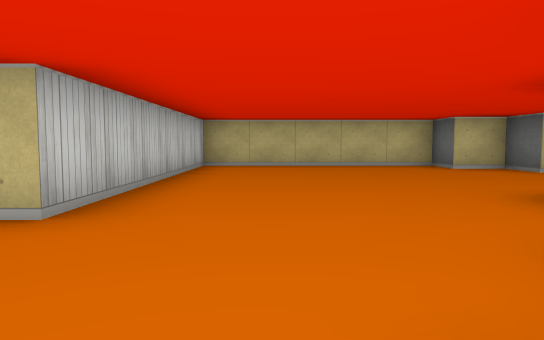
[1] (above)

17 first-person views from a walk through a cub3D level. The camera is about half as high as the walls, tilts 4° down and sees 70° across. The floor is counted in squares. Each view is taken from the middle of a square. On the plan, view 1 faces up. The plan holds only what a view shows up to about 9 squares ahead; the rest is blank.

[2]
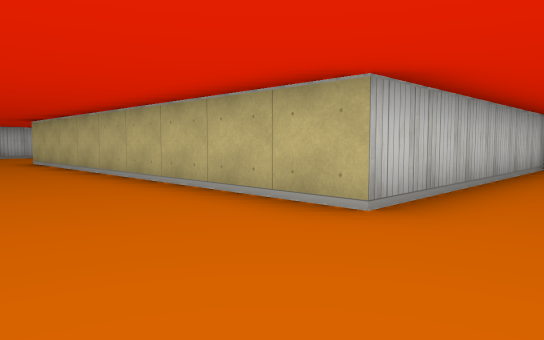

[3]
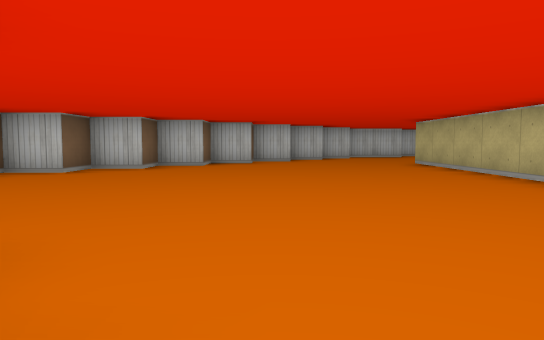

[4]
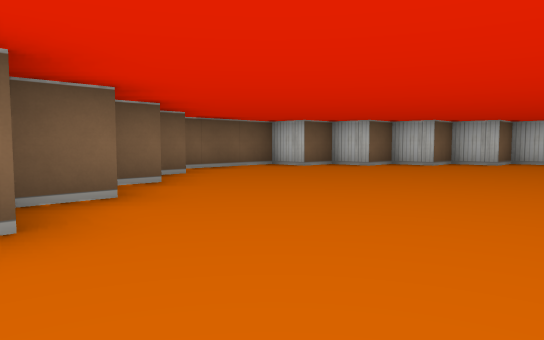

[5]
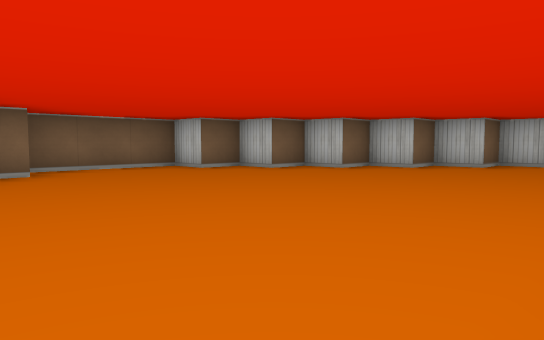

[6]
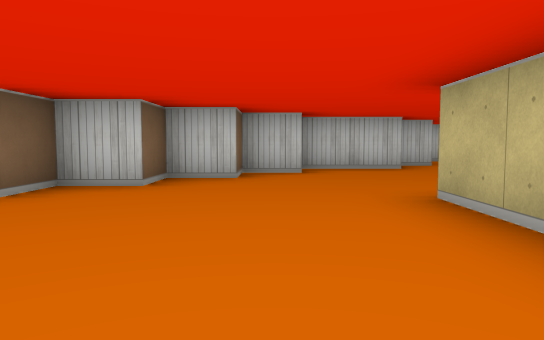

[7]
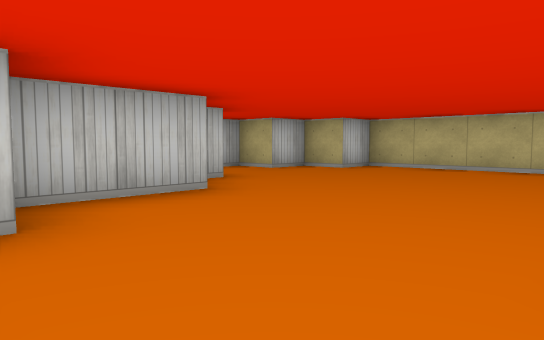

[8]
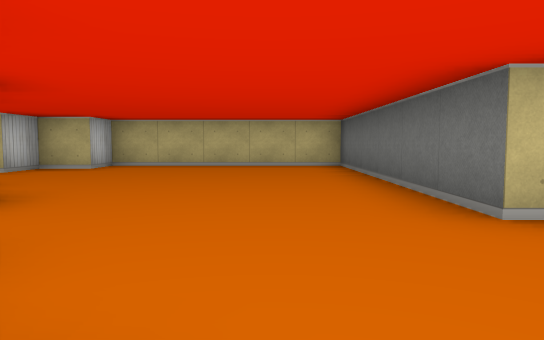

[9]
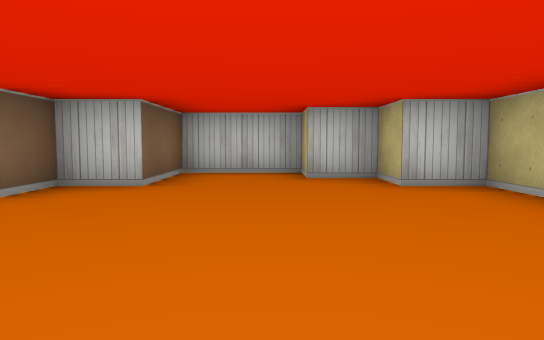

[10]
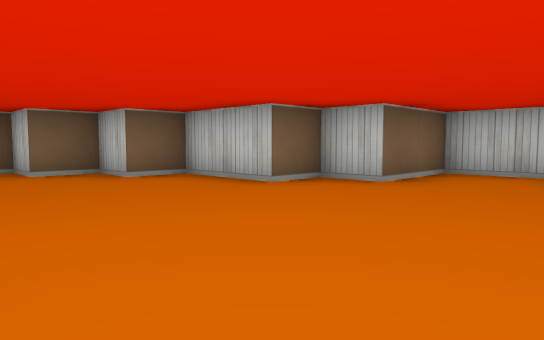

[11]
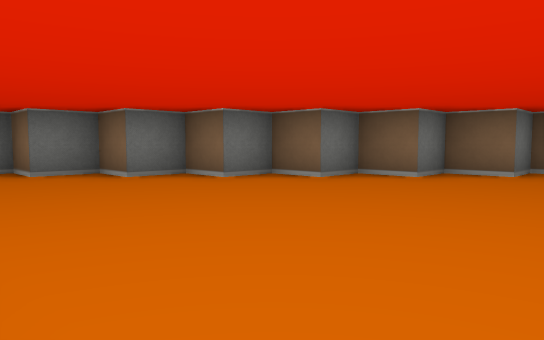

[12]
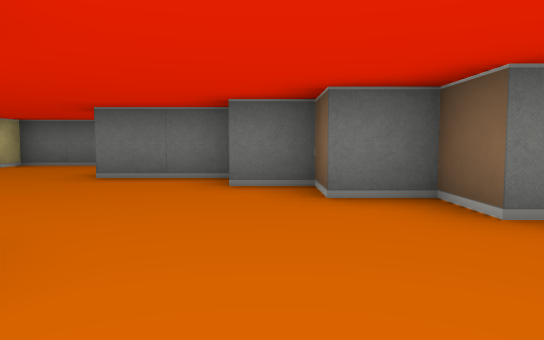

[13]
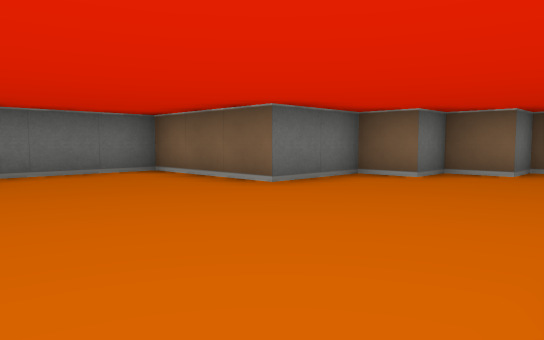

[14]
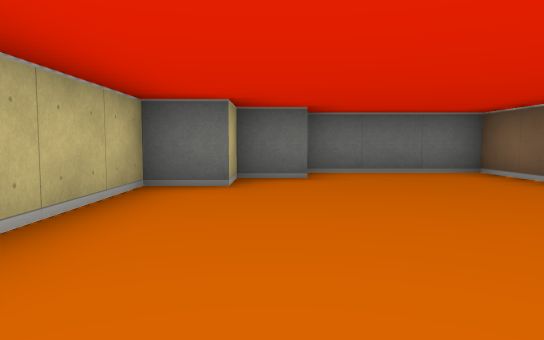

[15]
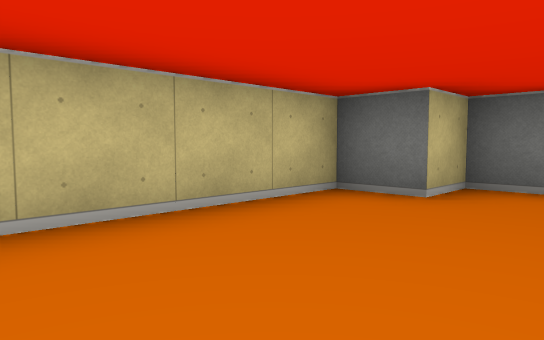

[16]
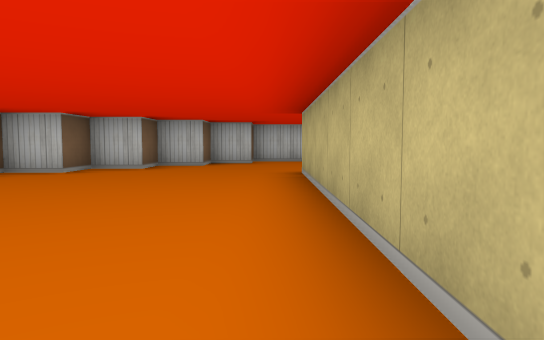

[17]
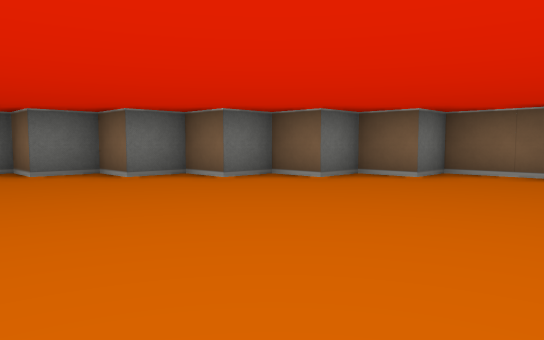

### Floor plan
Points are (right, up) in squares from view 1. A wall is a line through its corners. A room is listed if a view was taken in it or the views show most of it. See-through windows are left out.
Room 1 (views 1, 2, 3, 4, 5, 6, 7, 8, 9, 10, 11, 12, 13, 14, 15, 16, 17)
walls: (-10.5, 2.5) (-10.5, 8.5) (-15.5, 8.5) (-15.5, 7.5) (-16.5, 7.5) (-16.5, 6.5) (-17.5, 6.5) (-17.5, 4.5) (-15.5, 4.5) (-15.5, 3.5) (-14.5, 3.5) (-14.5, 1.5) (-13.5, 1.5) (-13.5, 0.5) (-12.5, 0.5) (-12.5, -0.5) (-11.5, -0.5) (-11.5, -1.5) (-10.5, -1.5) (-10.5, -2.5) (-9.5, -2.5) (-9.5, -3.5) (-8.5, -3.5) (-8.5, -4.5) (-7.5, -4.5) (-7.5, -5.5) (-4.5, -5.5) (-4.5, -4.5) (-3.5, -4.5) (-3.5, -3.5) (-2.5, -3.5) (-2.5, -2.5) (-1.5, -2.5) (-1.5, -1.5) (-0.5, -1.5) (-0.5, -0.5) (0.5, -0.5) (0.5, 0.5) (1.5, 0.5) (1.5, 1.5) (2.5, 1.5) (2.5, 3.5) (5.5, 3.5) (5.5, 6.5) (4.5, 6.5) (4.5, 7.5) (3.5, 7.5) (3.5, 8.5) (-1.5, 8.5) (-1.5, 2.5) (-10.5, 2.5)

Positions as (right, up) in squares from view 1, and headings:
1: (0, 0), facing up
2: (0, 0), facing up-left
3: (-1, -1), facing left
4: (-1, 1), facing down-left
5: (-3, 2), facing down-left
6: (-7, 1), facing left
7: (-11, 1), facing up-left
8: (-12, 0), facing up
9: (-11, 6), facing left
10: (-11, 7), facing down-left
11: (-6, 2), facing down-right
12: (-3, 1), facing right
13: (-1, 7), facing down-right
14: (-1, 7), facing right
15: (0, 6), facing up-right
16: (-4, 2), facing left
17: (-7, 1), facing down-right
